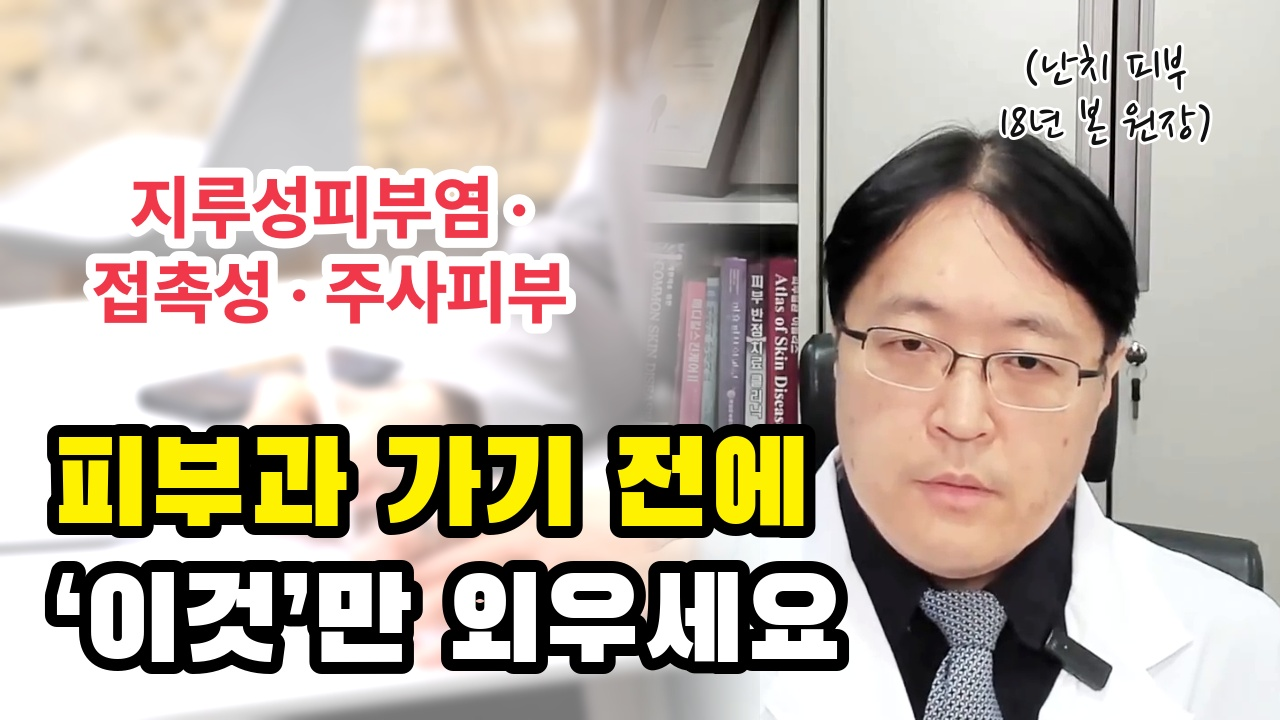
#> input picture deliverables/피부과_가기전에_세가지/피부과가기전에_세가지_썸네일_A.jpg, 1280 x 720 px
$ python -i make_thumbnail.py   (imports and definitions only)
#> lines starting #> are read from the running program, lines starting #| are printed output that depends on the picture; after the words box and inside, x2 and y2 are one past the last pixel; in counts of white or black regions, pixels touching at a corner belong together
#> further down, picture is the input picture: PIL image 1280x720 RGB; mean R, G, B 186.4, 174.6, 161
"""썸네일: 레퍼런스(dybUda36l7A)의 톤만 따르고 배치는 바꾼다 (2026-10-27: 똑같이 베끼지 않기).
밝은 흰 배경, 왼쪽 원장님, 오른쪽 흐린 관련 장면, 오른쪽 위 빨간 키워드, 손글씨 괄호, 아래 노란/흰 큰 글자 두 줄(검은 테두리).
글자는 어그로체 M(SBAggroM), 손글씨는 나눔펜체.

사용법: python scripts/make_thumbnail.py 원장님프레임.png 배경이미지 결과.jpg 설정.json
설정 예: {"keyword": ["피부염 진단,", "병원마다 다르다면?"], "hand": ["(난치 피부", "18년 본 원장)"],
          "line1": "피부염, 병원 가기 전에", "line2": "‘이 3가지’만 외우세요", "doc_crop": [660, 260, 1370, 1060],
          "bg_blur": 5, "bg_x": 200}
"""
import json
import sys
from pathlib import Path

from PIL import Image, ImageDraw, ImageEnhance, ImageFilter, ImageFont

ROOT = Path(__file__).resolve().parent.parent
AGGRO = str(ROOT / "assets" / "fonts" / "SBAggroM.woff")
PEN = str(ROOT / "assets" / "fonts" / "thumb" / "NanumPenScript-Regular.ttf")
W, H = 1280, 720


# [6 lines left out: function fit, not called in this run]


def beautify(img: Image.Image, strength: float = 1.0) -> Image.Image:
    """뽀샤시 보정: 피부 결만 부드럽게 (눈, 안경테, 입술처럼 경계가 뚜렷한 곳은 그대로), 피부톤만 살짝 밝고 화사하게."""
#> called with strength = 1
    import numpy as np
    a = np.asarray(img).astype(np.float32)
    ycc = np.asarray(img.convert("YCbCr")).astype(np.float32)
    cb, cr = ycc[..., 1], ycc[..., 2]
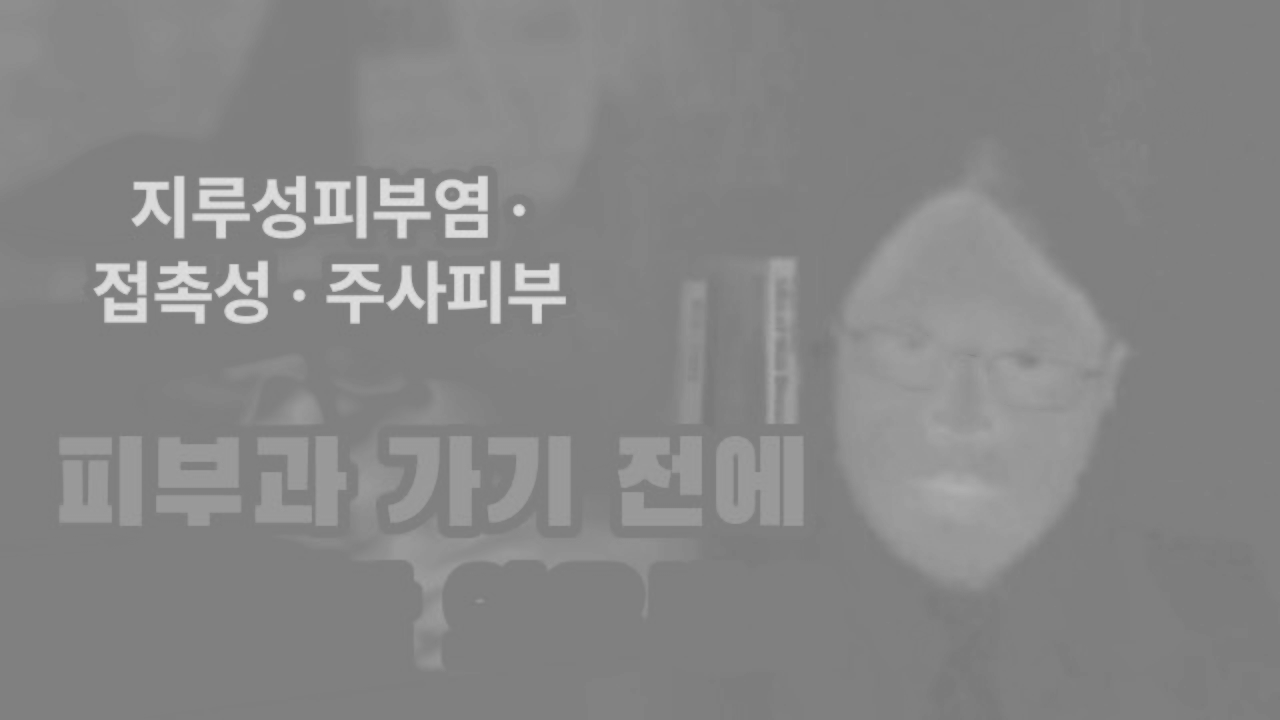
#> cr: shape (720, 1280) float32; min 120, max 225, mean 134.6
    skin = ((cr > 135) & (cr < 178) & (cb > 85) & (cb < 130)).astype(np.float32)
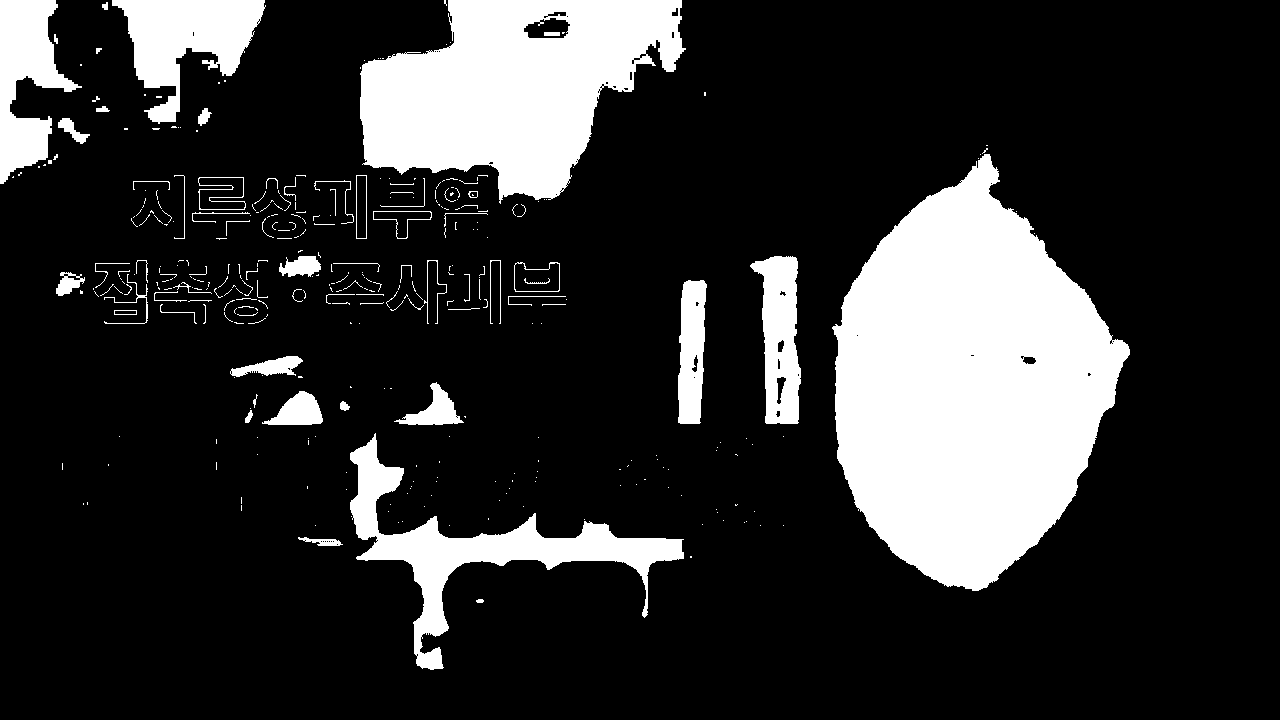
#> skin: shape (720, 1280) float32; values 0 (black) and 1 (white), 19% white; 356 white regions (273 under 20 px), largest, box (x1, y1, x2, y2) and area: (832, 154, 1130, 591) 83498, (360, 0, 686, 204) 41395, (350, 433, 684, 670) 14830
    skin = np.asarray(Image.fromarray((skin * 255).astype(np.uint8)).filter(ImageFilter.GaussianBlur(5))).astype(np.float32) / 255
    smooth = np.asarray(img.filter(ImageFilter.GaussianBlur(2.6))).astype(np.float32)
    diff = np.abs(a - smooth).max(axis=2)
    keep_edges = np.exp(-(diff / 10.0) ** 2)  # 차이가 큰 곳(경계)은 거의 안 바꾼다
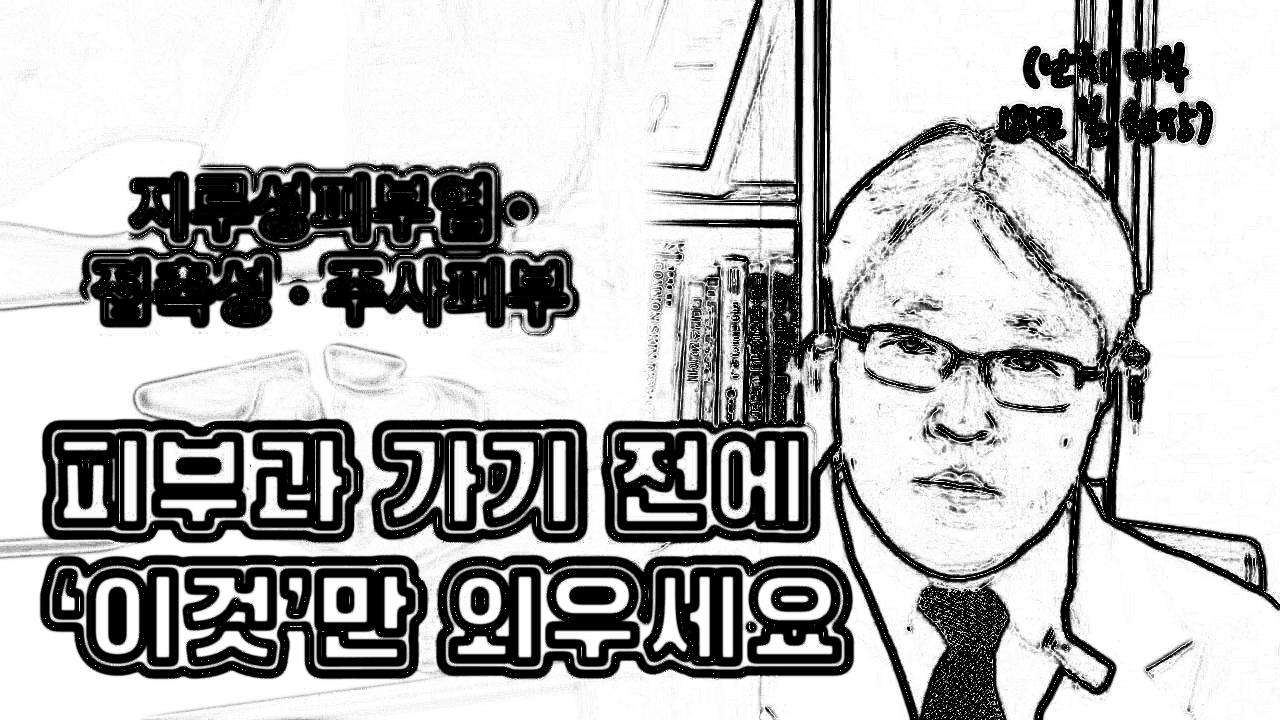
#> keep_edges: shape (720, 1280) float32; min 0, max 1, mean 0.71
    w = (skin * keep_edges * 0.85 * strength)[..., None]
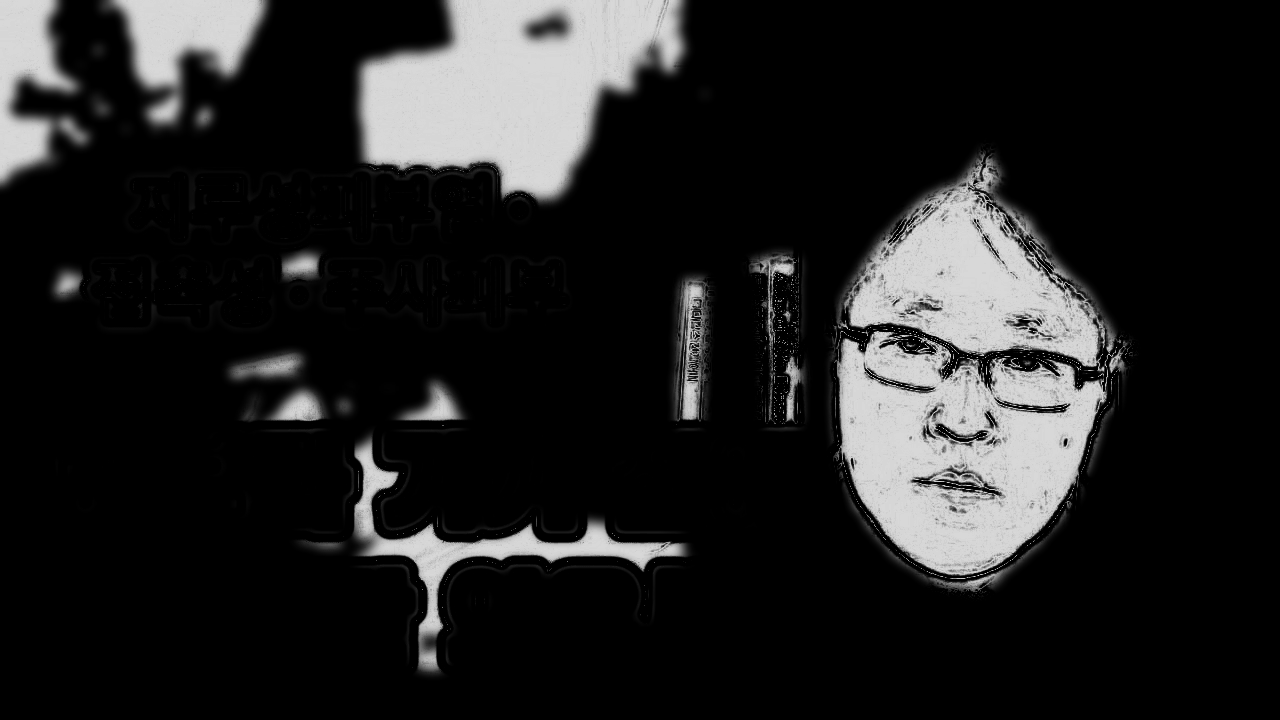
#> w: shape (720, 1280, 1) float32; min 0, max 0.85, mean 0.13
    a = a * (1 - w) + smooth * w
    lift = (skin * 0.10 * strength)[..., None]  # 피부만 살짝 밝게
    a = a + (255 - a) * lift
    out = Image.fromarray(np.clip(a, 0, 255).astype(np.uint8))
    return ImageEnhance.Brightness(out).enhance(1.03)


# [87 lines left out: functions even_tone, main, not called in this run]


# [2 lines not run here, left out]

>>> from PIL import Image
>>> picture = Image.open('../deliverables/피부과_가기전에_세가지/피부과가기전에_세가지_썸네일_A.jpg')
>>> result = beautify(picture)

$ run again, on deliverables/피부과_가기전에_세가지/썸네일_원장님_프레임.png
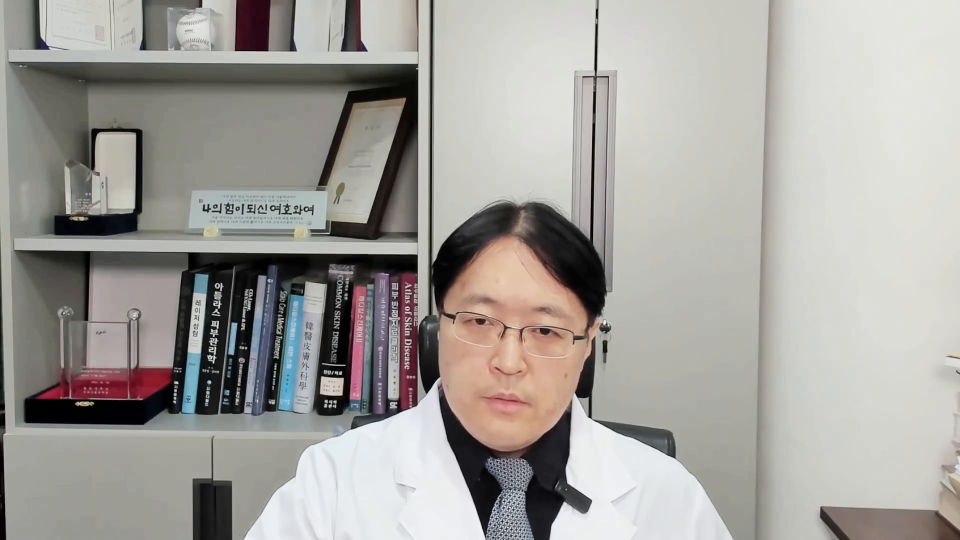
#> input picture deliverables/피부과_가기전에_세가지/썸네일_원장님_프레임.png, 1920 x 1080 px (shown at 1/2 size)
#> picture is the input picture: PIL image 1920x1080 RGB; mean R, G, B 163.5, 160.8, 156.6
#> in beautify, `skin = ((cr > 135) & (cr < 178) & (cb > 85) & (cb < 130)).astype(np.fl..`:
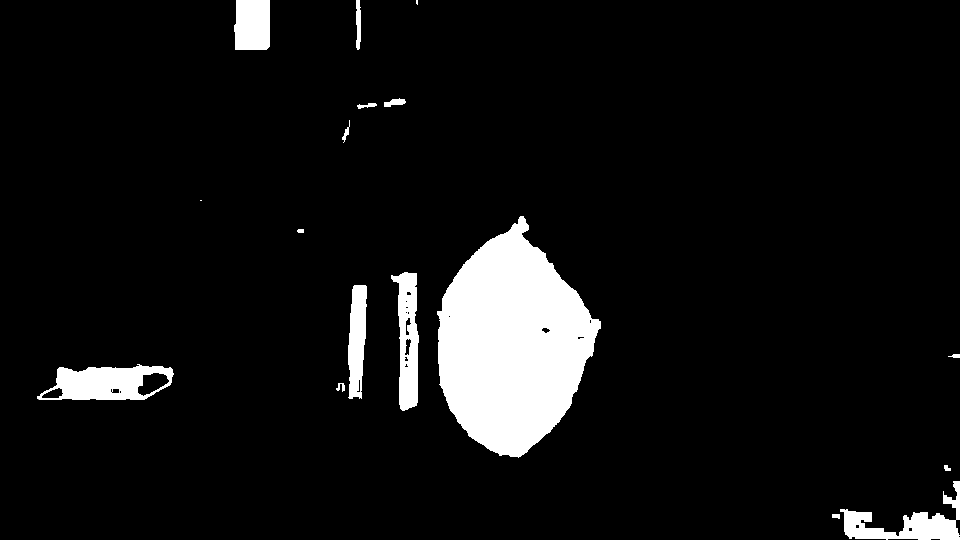
#> skin: shape (1080, 1920) float32 (shown at 1/2 size); values 0 (black) and 1 (white), 7.3% white; 17 white regions (1 under 20 px), largest, box (x1, y1, x2, y2) and area: (874, 432, 1202, 916) 102444, (74, 728, 348, 800) 12347, (1680, 962, 1920, 1080) 10072
#> in beautify, `w = (skin * keep_edges * 0.85 * strength)[..., None]`:
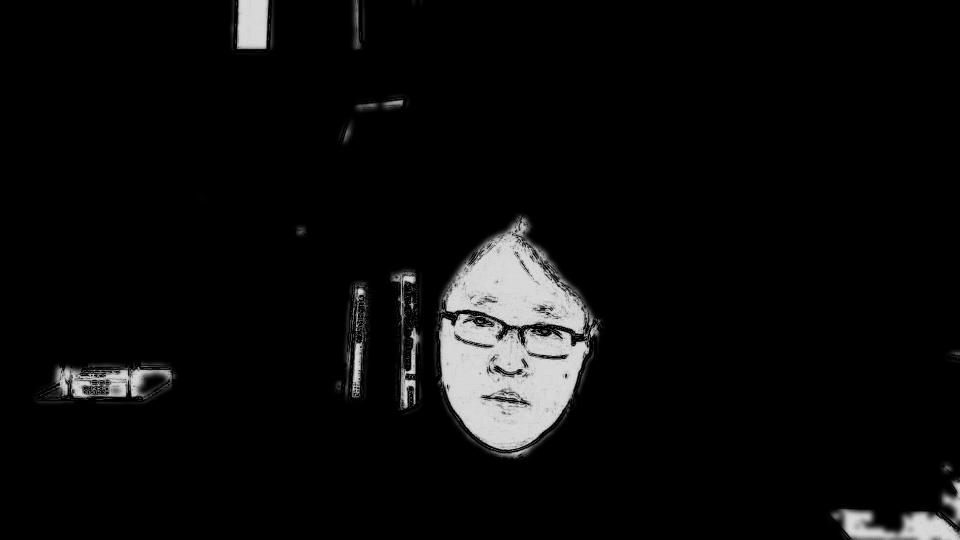
#> w: shape (1080, 1920, 1) float32 (shown at 1/2 size); min 0, max 0.85, mean 0.0464
